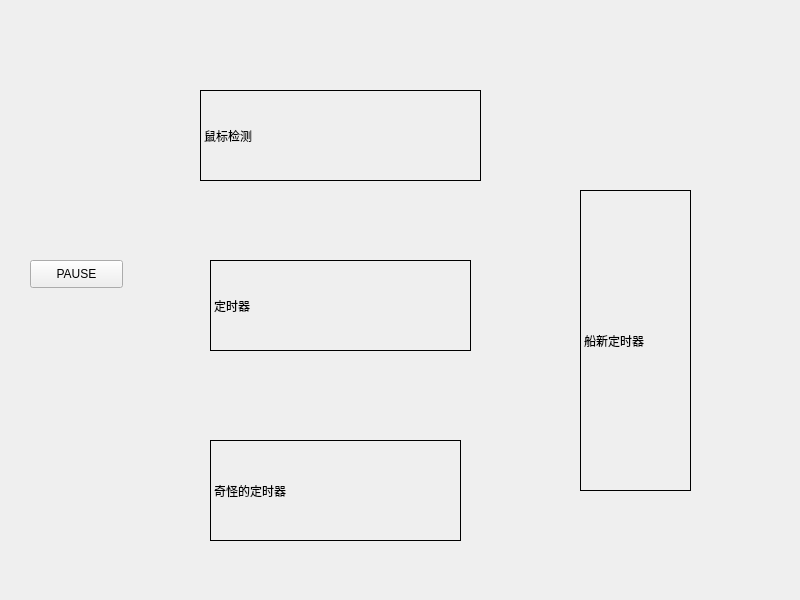
<?xml version="1.0" encoding="UTF-8"?>
<ui version="4.0">
 <class>Widget</class>
 <widget class="QWidget" name="Widget">
  <property name="geometry">
   <rect>
    <x>0</x>
    <y>0</y>
    <width>800</width>
    <height>600</height>
   </rect>
  </property>
  <property name="windowTitle">
   <string>Widget</string>
  </property>
  <widget class="myLabel" name="label">
   <property name="geometry">
    <rect>
     <x>200</x>
     <y>90</y>
     <width>281</width>
     <height>91</height>
    </rect>
   </property>
   <property name="frameShape">
    <enum>QFrame::Box</enum>
   </property>
   <property name="text">
    <string>鼠标检测</string>
   </property>
  </widget>
  <widget class="QLabel" name="label_2">
   <property name="geometry">
    <rect>
     <x>210</x>
     <y>260</y>
     <width>261</width>
     <height>91</height>
    </rect>
   </property>
   <property name="frameShape">
    <enum>QFrame::Box</enum>
   </property>
   <property name="text">
    <string>定时器</string>
   </property>
  </widget>
  <widget class="QLabel" name="label_3">
   <property name="geometry">
    <rect>
     <x>210</x>
     <y>440</y>
     <width>251</width>
     <height>101</height>
    </rect>
   </property>
   <property name="frameShape">
    <enum>QFrame::Box</enum>
   </property>
   <property name="text">
    <string>奇怪的定时器</string>
   </property>
  </widget>
  <widget class="QLabel" name="label_4">
   <property name="geometry">
    <rect>
     <x>580</x>
     <y>190</y>
     <width>111</width>
     <height>301</height>
    </rect>
   </property>
   <property name="frameShape">
    <enum>QFrame::Box</enum>
   </property>
   <property name="text">
    <string>船新定时器</string>
   </property>
  </widget>
  <widget class="QPushButton" name="btn">
   <property name="geometry">
    <rect>
     <x>30</x>
     <y>260</y>
     <width>93</width>
     <height>28</height>
    </rect>
   </property>
   <property name="text">
    <string>PAUSE</string>
   </property>
  </widget>
 </widget>
 <customwidgets>
  <customwidget>
   <class>myLabel</class>
   <extends>QLabel</extends>
   <header>mylabel.h</header>
  </customwidget>
 </customwidgets>
 <resources/>
 <connections/>
</ui>
